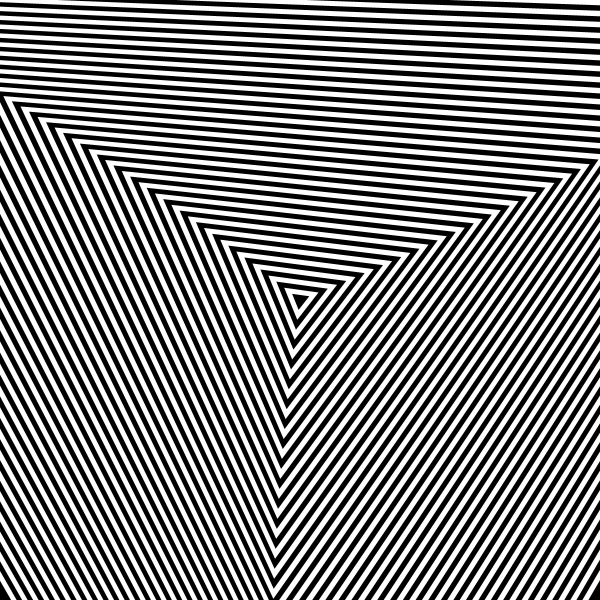
Frame 1 (no input)
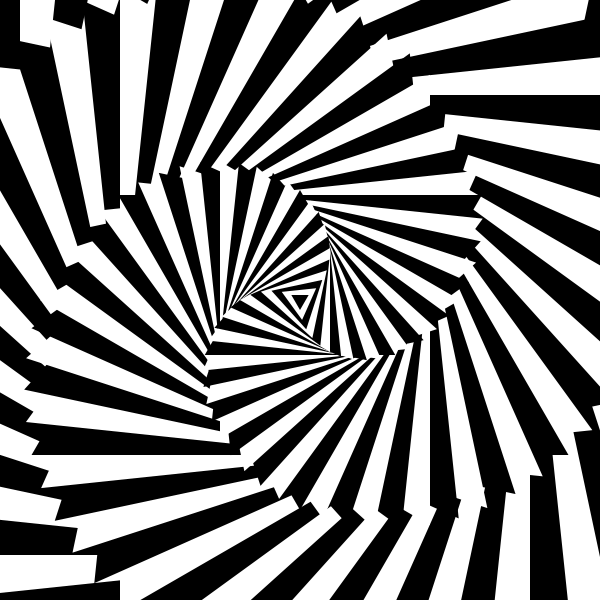
Frame 60 (the mouse pressed at the canvas centre just before this capture)
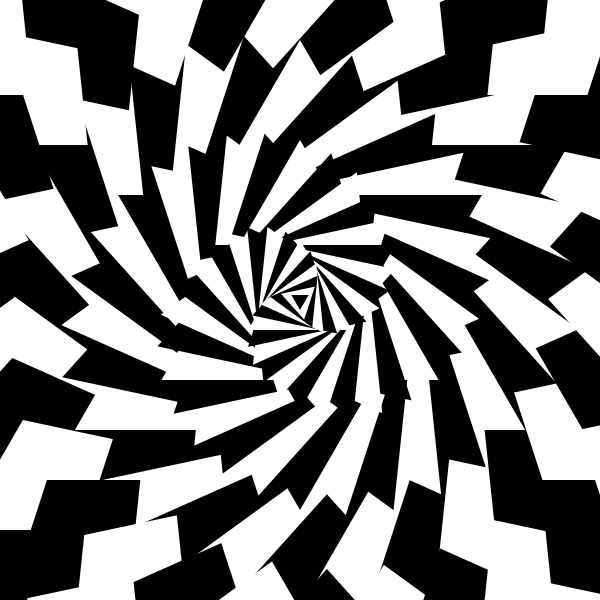
Frame 120 (the mouse held since frame 60 and released just before this capture)

The Processing sketch that drew these frames (run headless with seeded random() and noise(); from frame 60 on, the mouse is pressed at the canvas centre):

// Processing sketch: processing_63218
// ── processing_63218.pde

void setup()
{
  size(600, 600);
}

void draw()
{
  background(0);
  noStroke();
  smooth();
  
  int layers = 80;
  
  for(int i=layers; i>0; i--)
  {
    if(i%2 == 0)
      fill(255);
    else
      fill(0);
      
    pushMatrix();
    translate(width/2, height/2);
    rotate(radians(0.1 * frameCount*(layers+1-i)));
    
    float delta = 10;
    polygon(3, 0, 0, i*delta);
    
    popMatrix();
  }
}

void polygon(int sides, float x, float y, float rad)
{
  beginShape();
  PVector orig = new PVector(x, y);
  for(int i=0; i<sides; i++)
  {
    float angle = i*360.0 / sides;
    PVector newPt = new PVector(orig.x + rad*sin(radians(angle)), orig.y + rad*cos(radians(angle)));
    vertex(newPt.x, newPt.y);
  }
  endShape();
}
